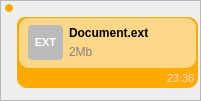
               <widget class="QFrame" name="document_bubble_frame">
                <property name="geometry">
                 <rect>
                  <x>350</x>
                  <y>110</y>
                  <width>201</width>
                  <height>101</height>
                 </rect>
                </property>
                <property name="minimumSize">
                 <size>
                  <width>201</width>
                  <height>101</height>
                 </size>
                </property>
                <property name="styleSheet">
                 <string notr="true"/>
                </property>
                <property name="frameShape">
                 <enum>QFrame::StyledPanel</enum>
                </property>
                <property name="frameShadow">
                 <enum>QFrame::Raised</enum>
                </property>
                <widget class="QFrame" name="frame_25">
                 <property name="geometry">
                  <rect>
                   <x>5</x>
                   <y>4</y>
                   <width>8</width>
                   <height>8</height>
                  </rect>
                 </property>
                 <property name="styleSheet">
                  <string notr="true">background-color: rgb(255, 170, 0);
border-radius:4px;</string>
                 </property>
                 <property name="frameShape">
                  <enum>QFrame::StyledPanel</enum>
                 </property>
                 <property name="frameShadow">
                  <enum>QFrame::Raised</enum>
                 </property>
                </widget>
                <widget class="QFrame" name="frame_26">
                 <property name="geometry">
                  <rect>
                   <x>10</x>
                   <y>10</y>
                   <width>14</width>
                   <height>14</height>
                  </rect>
                 </property>
                 <property name="styleSheet">
                  <string notr="true">background-color: rgba(255, 170, 0, .7);
border-radius:7px;</string>
                 </property>
                 <property name="frameShape">
                  <enum>QFrame::StyledPanel</enum>
                 </property>
                 <property name="frameShadow">
                  <enum>QFrame::Raised</enum>
                 </property>
                </widget>
                <widget class="QFrame" name="document_bubble">
                 <property name="geometry">
                  <rect>
                   <x>17</x>
                   <y>17</y>
                   <width>181</width>
                   <height>71</height>
                  </rect>
                 </property>
                 <property name="styleSheet">
                  <string notr="true">	border-radius:10px;
	border-top-left-radius:8px;
	background-color: rgb(255, 170, 0);
</string>
                 </property>
                 <property name="frameShape">
                  <enum>QFrame::StyledPanel</enum>
                 </property>
                 <property name="frameShadow">
                  <enum>QFrame::Raised</enum>
                 </property>
                 <layout class="QVBoxLayout" name="verticalLayout_17">
                  <property name="spacing">
                   <number>0</number>
                  </property>
                  <property name="leftMargin">
                   <number>2</number>
                  </property>
                  <property name="topMargin">
                   <number>1</number>
                  </property>
                  <property name="rightMargin">
                   <number>2</number>
                  </property>
                  <property name="bottomMargin">
                   <number>0</number>
                  </property>
                  <item>
                   <widget class="QFrame" name="document">
                    <property name="styleSheet">
                     <string notr="true">.QFrame{
	background-color:#88FFFFFF;
	border-radius:10px;

}</string>
                    </property>
                    <property name="frameShape">
                     <enum>QFrame::StyledPanel</enum>
                    </property>
                    <property name="frameShadow">
                     <enum>QFrame::Raised</enum>
                    </property>
                    <layout class="QHBoxLayout" name="horizontalLayout_23">
                     <property name="spacing">
                      <number>6</number>
                     </property>
                     <property name="leftMargin">
                      <number>9</number>
                     </property>
                     <property name="topMargin">
                      <number>6</number>
                     </property>
                     <property name="rightMargin">
                      <number>9</number>
                     </property>
                     <property name="bottomMargin">
                      <number>6</number>
                     </property>
                     <item>
                      <widget class="QLabel" name="document_icon">
                       <property name="minimumSize">
                        <size>
                         <width>35</width>
                         <height>35</height>
                        </size>
                       </property>
                       <property name="maximumSize">
                        <size>
                         <width>35</width>
                         <height>35</height>
                        </size>
                       </property>
                       <property name="font">
                        <font>
                         <pointsize>8</pointsize>
                         <bold>true</bold>
                        </font>
                       </property>
                       <property name="styleSheet">
                        <string notr="true">QLabel{
	
	background-color: #bbb;
	border-radius:4px;
    color:#fff;
	image: url(:/cils/cils/blacks/cil-file.png);
}</string>
                       </property>
                       <property name="text">
                        <string>EXT</string>
                       </property>
                       <property name="alignment">
                        <set>Qt::AlignCenter</set>
                       </property>
                       <property name="textInteractionFlags">
                        <set>Qt::TextSelectableByMouse</set>
                       </property>
                      </widget>
                     </item>
                     <item>
                      <layout class="QVBoxLayout" name="document_title_size_layout">
                       <property name="spacing">
                        <number>0</number>
                       </property>
                       <item>
                        <widget class="QLabel" name="document_title">
                         <property name="font">
                          <font>
                           <bold>true</bold>
                          </font>
                         </property>
                         <property name="styleSheet">
                          <string notr="true">QLabel{
    color:#000;
background-color:transparent;
}</string>
                         </property>
                         <property name="text">
                          <string>Document.ext</string>
                         </property>
                         <property name="alignment">
                          <set>Qt::AlignLeading|Qt::AlignLeft|Qt::AlignVCenter</set>
                         </property>
                         <property name="textInteractionFlags">
                          <set>Qt::TextSelectableByMouse</set>
                         </property>
                        </widget>
                       </item>
                       <item>
                        <widget class="QLabel" name="document_size">
                         <property name="styleSheet">
                          <string notr="true">QLabel{
	background:transparent;
    color:gray;
}</string>
                         </property>
                         <property name="text">
                          <string>2Mb</string>
                         </property>
                         <property name="alignment">
                          <set>Qt::AlignLeading|Qt::AlignLeft|Qt::AlignVCenter</set>
                         </property>
                         <property name="textInteractionFlags">
                          <set>Qt::TextSelectableByMouse</set>
                         </property>
                        </widget>
                       </item>
                      </layout>
                     </item>
                    </layout>
                   </widget>
                  </item>
                  <item>
                   <layout class="QHBoxLayout" name="horizontalLayout_24">
                    <property name="leftMargin">
                     <number>0</number>
                    </property>
                    <property name="topMargin">
                     <number>0</number>
                    </property>
                    <property name="rightMargin">
                     <number>0</number>
                    </property>
                    <property name="bottomMargin">
                     <number>0</number>
                    </property>
                    <item>
                     <spacer name="horizontalSpacer_16">
                      <property name="orientation">
                       <enum>Qt::Horizontal</enum>
                      </property>
                      <property name="sizeHint" stdset="0">
                       <size>
                        <width>98</width>
                        <height>20</height>
                       </size>
                      </property>
                     </spacer>
                    </item>
                    <item>
                     <widget class="QLabel" name="time_9">
                      <property name="minimumSize">
                       <size>
                        <width>31</width>
                        <height>14</height>
                       </size>
                      </property>
                      <property name="maximumSize">
                       <size>
                        <width>31</width>
                        <height>14</height>
                       </size>
                      </property>
                      <property name="font">
                       <font>
                        <pointsize>8</pointsize>
                       </font>
                      </property>
                      <property name="styleSheet">
                       <string notr="true">QLabel{
color:#ddd;
border-radius:7px;
}</string>
                      </property>
                      <property name="text">
                       <string>23:36</string>
                      </property>
                      <property name="alignment">
                       <set>Qt::AlignCenter</set>
                      </property>
                     </widget>
                    </item>
                   </layout>
                  </item>
                 </layout>
                </widget>
               </widget>
